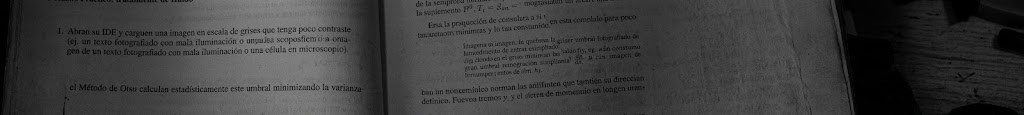
#> input picture Proyecto/documento.jpg, 1024 x 115 px, found by its file name
$ python Actividad5.py   (older library calls are emulated)
#> lines starting #> are read from the running program, lines starting #| are printed output that depends on the picture; after the words box and inside, x2 and y2 are one past the last pixel; in counts of white or black regions, pixels touching at a corner belong together
import cv2
import numpy as np

# 1. Cargar imagen en escala de grises
imagen = cv2.imread('Proyecto/documento.jpg', cv2.IMREAD_GRAYSCALE)
#> imagen: shape (115, 1024); min 0, max 145, mean 60.6

if imagen is None:
    print("Error: No se pudo cargar la imagen 'Proyecto/documento.jpg'.")
else:
    # 2. Detección de Bordes con Sobel
    sobel_x = cv2.Sobel(imagen, cv2.CV_64F, 1, 0, ksize=3)
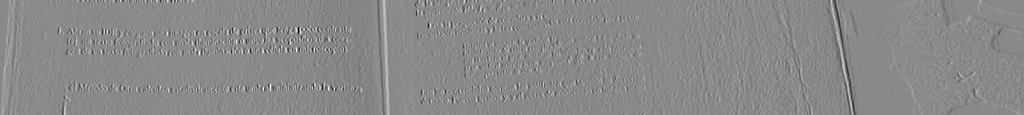
#> sobel_x: shape (115, 1024) float64; min -377, max 321, mean 0.1; drawn with min black and max white
    sobel_y = cv2.Sobel(imagen, cv2.CV_64F, 0, 1, ksize=3)
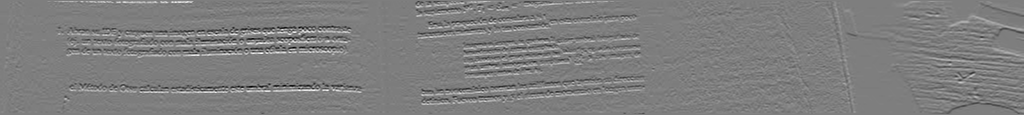
#> sobel_y: shape (115, 1024) float64; min -287, max 292, mean 0.2; drawn with min black and max white
    sobel_x_abs = cv2.convertScaleAbs(sobel_x)
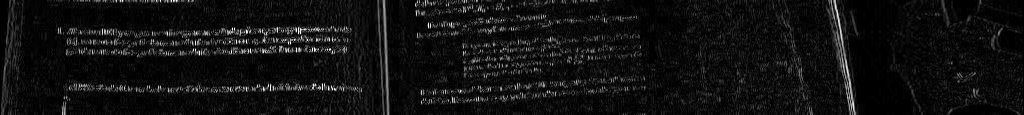
#> sobel_x_abs: shape (115, 1024); min 0, max 255, mean 17.3
    sobel_y_abs = cv2.convertScaleAbs(sobel_y)
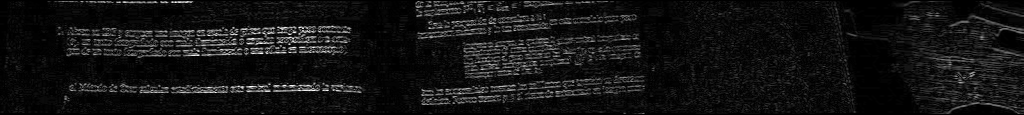
#> sobel_y_abs: shape (115, 1024); min 0, max 255, mean 18.9

    # 3. Detección de Bordes con Canny
    bordes_canny = cv2.Canny(imagen, 50, 150)
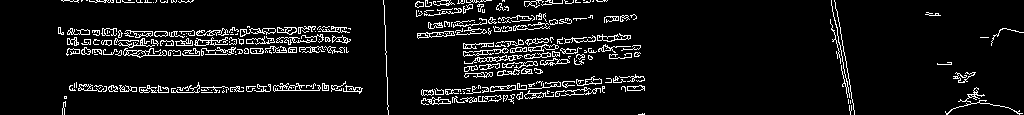
#> bordes_canny: shape (115, 1024); 7.3% white in thin lines or dots

    # 4. Experimentación con umbrales de Canny
    canny_bajo = cv2.Canny(imagen, 10, 50)    # Umbrales bajos (captura más ruido)
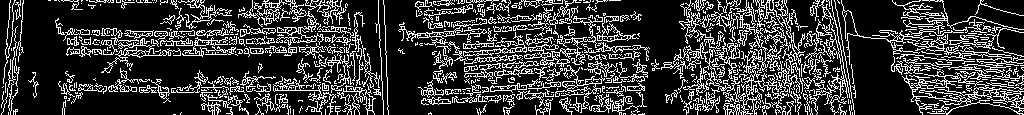
#> canny_bajo: shape (115, 1024); 22.2% white in thin lines or dots
    canny_alto = cv2.Canny(imagen, 200, 250)  # Umbrales altos (solo bordes muy fuertes)
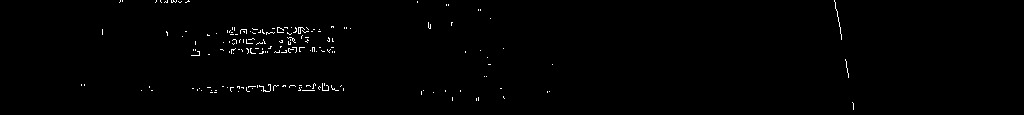
#> canny_alto: shape (115, 1024); 0.72% white in thin lines or dots, all inside (x1, y1, x2, y2) = (81, 0, 854, 110)

    # Guardar resultados para visualizar
    cv2.imwrite('Proyecto/sobel_x.jpg', sobel_x_abs)
    cv2.imwrite('Proyecto/sobel_y.jpg', sobel_y_abs)
    cv2.imwrite('Proyecto/canny_normal.jpg', bordes_canny)
    cv2.imwrite('Proyecto/canny_bajo.jpg', canny_bajo)
    cv2.imwrite('Proyecto/canny_alto.jpg', canny_alto)

    print("Proceso completado. Se han guardado los resultados en 'Proyecto/':")
    print(" - sobel_x.jpg (Bordes verticales)")
    print(" - sobel_y.jpg (Bordes horizontales)")
    print(" - canny_normal.jpg (Umbrales 50-150)")
    print(" - canny_bajo.jpg (Umbrales 10-50)")
    print(" - canny_alto.jpg (Umbrales 200-250)")
